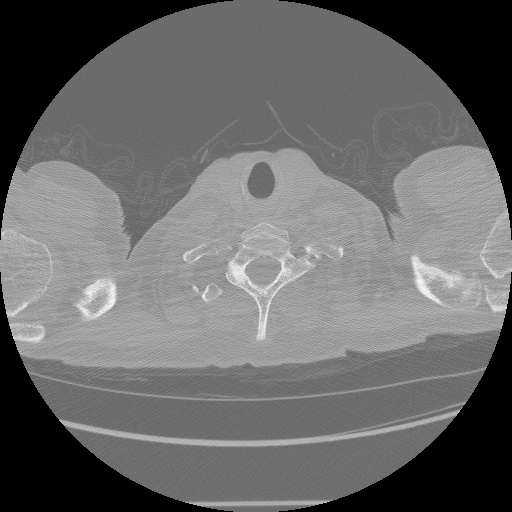
#> input picture sample-dataset/ID00007637202177411956430_0.jpg, 512 x 512 px; its folder holds 5 pictures in this run
$ jupyter execute 'segmentation_model_on_sample#2_failure.ipynb'
#> lines starting #> are read from the running program, lines starting #| are printed output that depends on the picture; after the words box and inside, x2 and y2 are one past the last pixel; in counts of white or black regions, pixels touching at a corner belong together; long printed decimals are rounded
# Semantic Cardiac Segmentation in Chest CT Images
### Using K-Means Clustering and Mathematical Morphology Methods

[cell 1]
import os
import cv2
import math

import numpy as np
import pandas as pd
import matplotlib.pyplot as plt
from matplotlib.patches import Rectangle

from sklearn.cluster import KMeans
from skimage.morphology import erosion, opening, closing, square, \
                               disk, convex_hull_image
from skimage.measure import label, regionprops

SMALL_FONT = 13
MEDIUM_FONT = 15
LARGE_FONT = 18

plt.rc('font', size=SMALL_FONT)          # controls default text sizes
plt.rc('axes', titlesize=SMALL_FONT)     # fontsize of the axes title
plt.rc('axes', labelsize=MEDIUM_FONT)    # fontsize of the x and y labels
plt.rc('xtick', labelsize=SMALL_FONT)    # fontsize of the tick labels
plt.rc('ytick', labelsize=SMALL_FONT)    # fontsize of the tick labels
plt.rc('legend', fontsize=MEDIUM_FONT)   # legend fontsize
plt.rc('figure', titlesize=LARGE_FONT)   # fontsize of the figure title

plt.rcParams["figure.figsize"] = (10, 5)

[cell 2]
def readSortedSlices(path):

    slices = []
    for s in os.listdir(path):
        slices.append(path[3:] + '/' + s)
    slices.sort(key = lambda s: int(s[s.find('_') + 1 : s.find('.')]))
    ID = slices[0][slices[0].find('/') + 1 : slices[0].find('_')]
    print('CT scan of Patient %s consists of %d slices.' % (ID, len(slices)))
    return (slices, ID)

def getSliceImages(slices):

    return list(map(readImg, slices))

def readImg(path, showOutput=0):

#> called with showOutput = 0
    img = cv2.imread('../' + path)
#> img is the input picture: shape (512, 512, 3); min 0, max 255, mean 104.9
    img = cv2.cvtColor(img, cv2.COLOR_RGB2GRAY)
#> img: shape (512, 512)

    if showOutput:
        plt.title('A CT Scan Image Slice')
        plt.imshow(img, cmap='gray')
    return img

[cell 3]
slices, PatientID = readSortedSlices('../sample-dataset')
sliceImgs = getSliceImages(slices)
#> call 2 of readImg, with showOutput = 0
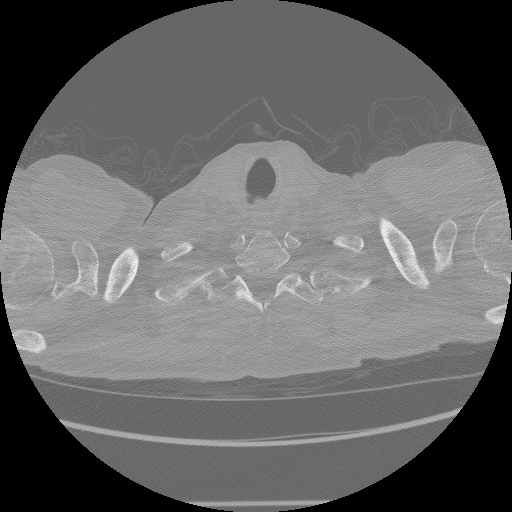
#> input picture sample-dataset/ID00007637202177411956430_1.jpg, 512 x 512 px
#> in readImg, img is the input picture: shape (512, 512, 3); min 0, max 255, mean 102.8
#> call 3 of readImg, with showOutput = 0
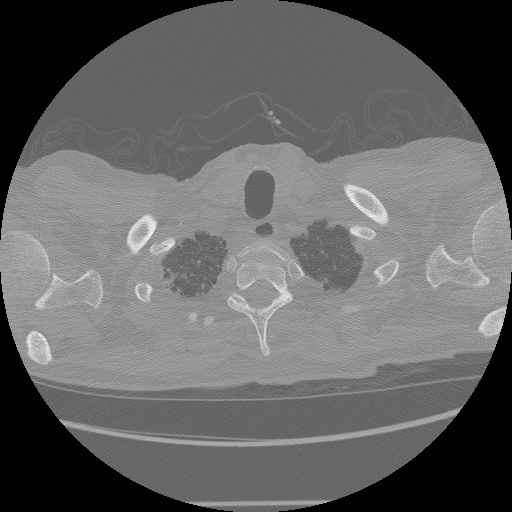
#> input picture sample-dataset/ID00007637202177411956430_2.jpg, 512 x 512 px
#> in readImg, img is the input picture: shape (512, 512, 3); min 0, max 255, mean 100.3
#> call 4 of readImg, with showOutput = 0
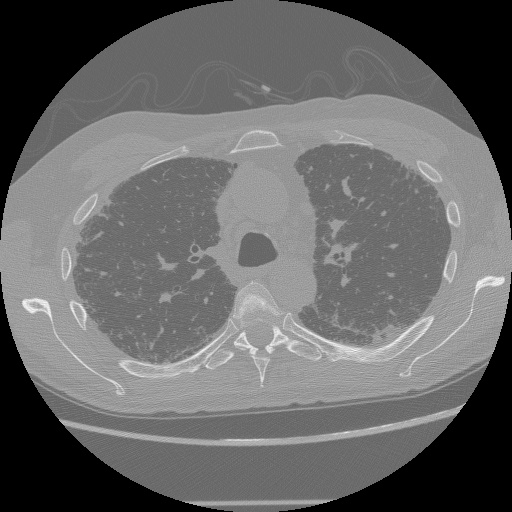
#> input picture sample-dataset/ID00007637202177411956430_10.jpg, 512 x 512 px
#> in readImg, img is the input picture: shape (512, 512, 3); min 0, max 255, mean 103.5
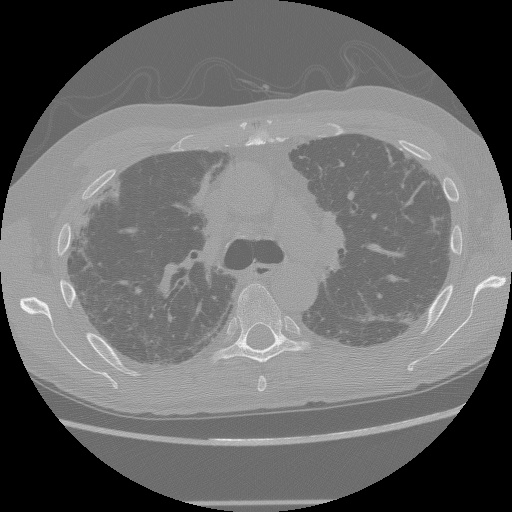
#> input picture sample-dataset/ID00007637202177411956430_11.jpg, 512 x 512 px
#> in readImg, img is the input picture: shape (512, 512, 3); min 0, max 255, mean 106.1
#> sliceImgs = 5 items

[cell 4]
# Select a sample slice to work with
im = readImg('sample-dataset/ID00007637202177411956430_2.jpg', showOutput=1)
print('Image Dimensions:', im.shape)
#| Image Dimensions: (512, 512)

## 1. Preprocessing CT Scan Images

[cell 5]
# TODO: Implement histogram plotting
def imgKMeans(img, K, showOutput=0, showHistogram=0):
    '''
    Apply KMeans on an image with the number of clusters K
    Input: Image, Number of clusters K
    Output: Dictionary of cluster center labels and points, Output segmented image
    '''
#> called with K = 3, showOutput = 1, showHistogram = 0
    imgflat = np.reshape(img, img.shape[0] * img.shape[1]).reshape(-1, 1)

    kmeans = KMeans(n_clusters=K, verbose=0)

    kmmodel = kmeans.fit(imgflat)

    labels = kmmodel.labels_
    centers = kmmodel.cluster_centers_
#> centers = [150.7, 0.0893, 102.7]
    center_labels = dict(zip(np.arange(K), centers))
#> center_labels = {0: [150.7], 1: [0.0893], 2: [102.7]}

    output = np.array([center_labels[label] for label in labels])
    output = output.reshape(img.shape[0], img.shape[1]).astype(int)
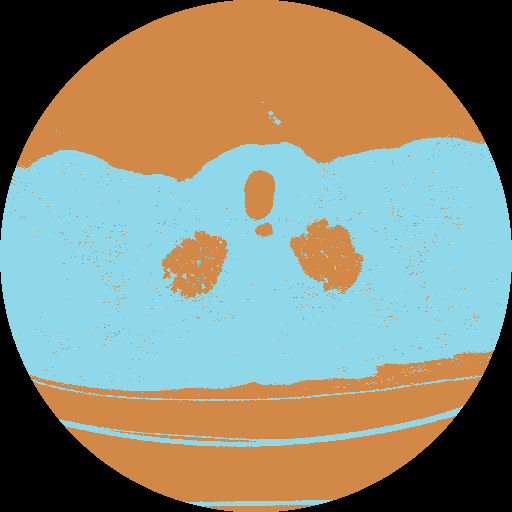
#> output: shape (512, 512) int64; 3 distinct labels, from 0 to 150; one colour per label, 0 black

    print(len(labels), 'Labels: \n', labels)
#> (printed output is left out)
    print(len(centers), 'Centers: \n', centers)
#| 3 Centers:
#|  [[1.50665380e+02]
#|  [8.93459083e-02]
#> (further printed lines are left out)
    print('Center labels and their points:', center_labels)
#| Center labels and their points: {0: array([150.665]), 1: array([0.08935]), 2: array([102.656])}

    if showOutput:

        fig, axes = plt.subplots(1, 2, sharex=True, sharey=True, figsize=(10, 5))
        axes = axes.ravel()

        axes[0].imshow(img, cmap='gray')
        axes[0].set_title('Original Image')

        axes[1].imshow(output)
        axes[1].set_title('Image after KMeans (K = ' + str(K) + ')')

    return center_labels, output

[cell 6]
def preprocessImage(img, showOutput=0):
    '''
    Preprocess the image by applying truncated thresholding using KMeans
    Input: Image
    Output: Preprocessed image
    '''
    centroids, segmented_img = imgKMeans(img, 3, showOutput=1)
#> centroids = {0: [150.7], 1: [0.0893], 2: [102.7]}

    sorted_center_values = sorted([i[0] for i in centroids.values()])
#> sorted_center_values = [0.0893, 102.7, 150.7]
    threshold = (sorted_center_values[-1] + sorted_center_values[-2]) / 2
#> threshold = 126.7

    retval, procImg = cv2.threshold(img, threshold, 255, cv2.THRESH_TOZERO)
#> retval = 126

    if showOutput:

        fig, axes = plt.subplots(1, 2, sharex=True, sharey=True, figsize=(10, 5))
        axes = axes.ravel()

        axes[0].imshow(img, cmap='gray')
        axes[0].set_title('Original Image')

        axes[1].imshow(procImg, cmap='gray')
        axes[1].set_title('Processed Image - After Thresholding')

    return procImg

procImg = preprocessImage(im, showOutput=1)

## 2. Generate a Convex Hull of Foreground Mask

[cell 7]
def chullForegroundMask(img, showOutput=0):
    '''
    Generate a convex hull of foreground mask
    Input: Whole chest CT image in grayscale format (512x512)
    Output: Convex hull of foreground mask in binary format (512x512)
    '''

    centroid_clusters, segmented_img = imgKMeans(img, 2, showOutput=showOutput)
#> call 2 of imgKMeans, with K = 2, showOutput = 1, showHistogram = 0
#> in imgKMeans (call 2), `centers = kmmodel.cluster_centers_`: centers = [0, 150.7]
#> in imgKMeans (call 2), `center_labels = dict(zip(np.arange(K), centers))`: center_labels = {0: [0], 1: [150.7]}
#> in imgKMeans (call 2), `output = output.reshape(img.shape[0], img.shape[1]).astype(int)`:
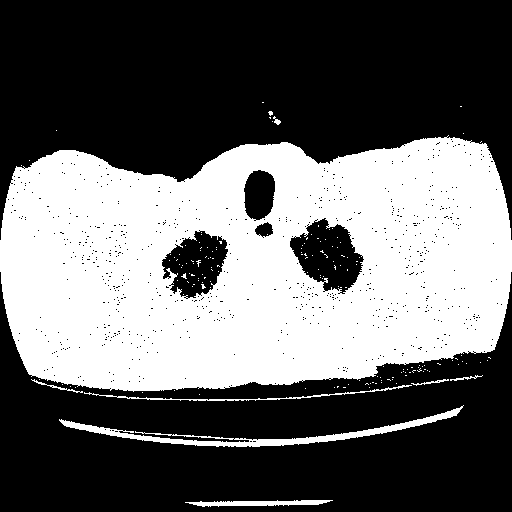
#> output: shape (512, 512) int64; values 0 (black) and 150 (white), 40.6% white; 161 white regions (153 under 20 px), largest, box (x1, y1, x2, y2) and area: (0, 135, 512, 392) 102227, (59, 405, 464, 447) 2543, (185, 500, 333, 507) 633
#> (printed output is left out)
#| 2 Centers:
#|  [[  0.        ]
#|  [150.665]]
#| Center labels and their points: {0: array([0.]), 1: array([150.665])}
#> centroid_clusters = {0: [0], 1: [150.7]}

    fg_threshold = sum(centroid_clusters.values())[0] / 2
#> fg_threshold = 75.33

    retval, fg_mask = cv2.threshold(img, fg_threshold, 255, cv2.THRESH_BINARY)
#> retval = 75

    fg_mask_opened = opening(fg_mask, square(3))
    fg_mask_opened2 = opening(fg_mask_opened, disk(4))

    fg_mask = fg_mask_opened2

    ch_fg_mask = convex_hull_image(fg_mask)

    if showOutput:
        fig, axes = plt.subplots(1, 3, sharex=True, sharey=True, figsize=(16, 10))
        axes = axes.ravel()

        axes[0].set_title('On Opening with Square SE (3)')
        axes[0].imshow(fg_mask_opened, cmap='gray')

        axes[1].set_title('On Opening with Disk SE (4)')
        axes[1].imshow(fg_mask_opened2, cmap='gray')

        axes[2].set_title('Convex Hull of Foreground Mask')
        axes[2].imshow(ch_fg_mask, cmap='gray')

    return fg_mask, ch_fg_mask, fg_threshold

[cell 8]
fg_mask, ch_fg_mask, fg_threshold = chullForegroundMask(procImg, showOutput=1)
#> fg_threshold = 75.33
print('Threshold:', fg_threshold)
#| Threshold: 75.333

## 3. Generate a Lung Mask, a Convex Hull of Lung Mask & an Intermediate Heart Mask

[cell 9]
def chullLungMask(img, ch_fg_mask, fg_threshold, showOutput=0):
    '''
    Generate a convex hull of lung mask
    Input: Whole chest CT image in grayscale format (512x512),
           Convex hull of foreground mask in binary format (512x512)
    Output: Convex hull of lung mask in binary format (512x512),
            Intermediate heart mask in binary format (512x512)
    '''
#> called with fg_threshold = 75.33, showOutput = 1

    enhanced = img.copy()

    for i in range(img.shape[0]):
        for j in range(img.shape[1]):

            if ch_fg_mask[i][j] == 0:
                enhanced[i][j] = 255
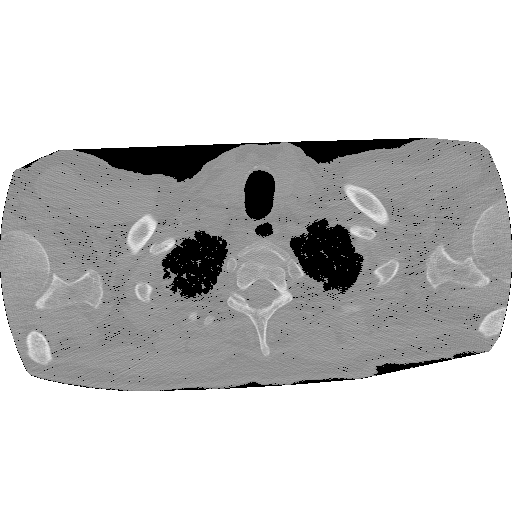
#> enhanced: shape (512, 512); min 0, max 255, mean 200.4

    retval, initial_lung_mask = cv2.threshold(enhanced, fg_threshold, 255, cv2.THRESH_BINARY_INV)
#> retval = 75

    lung_mask_op1 = opening(initial_lung_mask, square(2))
    lung_mask_op1cl1 = closing(lung_mask_op1, disk(8))
    lung_mask_op2cl1 = opening(lung_mask_op1cl1, square(8))
    lung_mask_op3cl1 = opening(lung_mask_op2cl1, disk(8))
    lung_mask = closing(lung_mask_op3cl1, disk(16))

    ch_lung_mask = convex_hull_image(lung_mask)

    initial_int_heart_mask = ch_lung_mask * np.invert(lung_mask)
    int_heart_mask_op1 = opening(initial_int_heart_mask, square(3))
    int_heart_mask = opening(int_heart_mask_op1, disk(3))

    if showOutput:

        fig, axes = plt.subplots(4, 3, sharex=True, sharey=True, figsize=(20, 20))
        axes = axes.ravel()

        axes[0].set_title('Original Image')
        axes[0].imshow(img, cmap='gray')

        axes[1].set_title('Enhanced Image')
        axes[1].imshow(enhanced, cmap='gray')

        axes[2].set_title('Initial Lung Mask')
        axes[2].imshow(initial_lung_mask, cmap='gray')

        axes[3].set_title('On Opening with Square SE (2)')
        axes[3].imshow(lung_mask_op1, cmap='gray')

        axes[4].set_title('On Closing with Disk SE (8)')
        axes[4].imshow(lung_mask_op1cl1, cmap='gray')

        axes[5].set_title('On Opening with Square SE (8)')
        axes[5].imshow(lung_mask_op2cl1, cmap='gray')

        axes[6].set_title('On Opening with Disk SE (8)')
        axes[6].imshow(lung_mask_op3cl1, cmap='gray')

        axes[7].set_title('On Closing with Disk SE (16)')
        axes[7].imshow(lung_mask, cmap='gray')

        axes[8].set_title('Convex Hull of Lung Mask')
        axes[8].imshow(ch_lung_mask, cmap='gray')

        axes[9].set_title('Initial Intermediate heart mask')
        axes[9].imshow(initial_int_heart_mask, cmap='gray')

        axes[10].set_title('On Opening with Square SE (3)')
        axes[10].imshow(int_heart_mask_op1, cmap='gray')

        axes[11].set_title('Intermediate heart mask')
        axes[11].imshow(int_heart_mask, cmap='gray')

    return lung_mask, ch_lung_mask, int_heart_mask

[cell 10]
lung_mask, ch_lung_mask, int_heart_mask = chullLungMask(procImg, ch_fg_mask, fg_threshold, showOutput=1)

## 4. Generate a Spine Mask, a Convex Hull of Spine Mask & a Heart Mask

[cell 11]
def chullSpineMask(img, int_heart_mask, showOutput=0):

#> called with showOutput = 1
    int_heart_pixel = img.copy()

    for i in range(img.shape[0]):
        for j in range(img.shape[1]):
            if int_heart_mask[i][j] == 0:
                int_heart_pixel[i][j] = 0
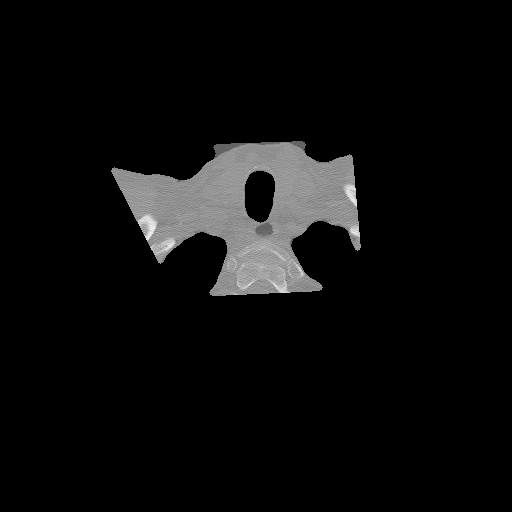
#> int_heart_pixel: shape (512, 512); min 0, max 255, mean 12.3

    centroids, segmented_heart_img = imgKMeans(int_heart_pixel, 3, showOutput=0)
#> call 3 of imgKMeans, with K = 3, showOutput = 0, showHistogram = 0
#> in imgKMeans (call 3), `centers = kmmodel.cluster_centers_`: centers = [0, 188.1, 145.6]
#> in imgKMeans (call 3), `center_labels = dict(zip(np.arange(K), centers))`: center_labels = {0: [0], 1: [188.1], 2: [145.6]}
#> in imgKMeans (call 3), `output = output.reshape(img.shape[0], img.shape[1]).astype(int)`:
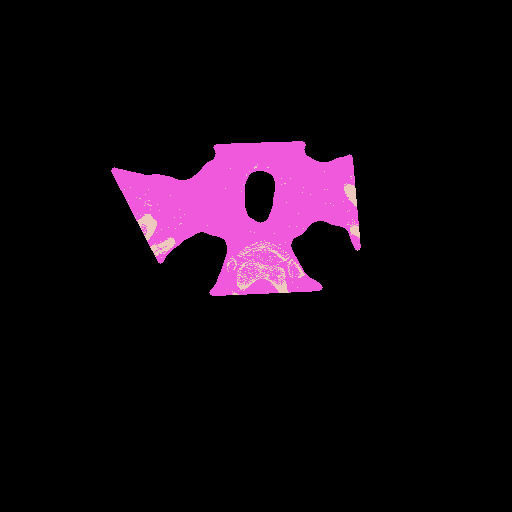
#> output: shape (512, 512) int64; 3 distinct labels, from 0 to 188; one colour per label, 0 black
#> (printed output is left out)
#| 3 Centers:
#|  [[  0.        ]
#|  [188.081]
#> (further printed lines are left out)
#| Center labels and their points: {0: array([0.]), 1: array([188.081]), 2: array([145.613])}
#> centroids = {0: [0], 1: [188.1], 2: [145.6]}

    spine_threshold = (max(centroids.values()))[0]
#> spine_threshold = 188.1

    retval, initial_spine_mask = cv2.threshold(int_heart_pixel, spine_threshold, 255, cv2.THRESH_BINARY)
#> retval = 188

    spine_mask_cl1 = closing(initial_spine_mask, disk(20))
    spine_mask = opening(spine_mask_cl1, square(4))

    label_img = label(spine_mask)
    spine_regions = regionprops(label_img)
#> spine_regions = 4 regions; box (x1, y1, x2, y2) and area: (235, 248, 303, 293) 2066, (139, 215, 174, 253) 704, (346, 185, 357, 204) 146, (351, 224, 359, 235) 74

    # Center point of the spine
    y0, x0 = spine_regions[0].centroid
#> y0 = 193; x0 = 351.1

    orientation = spine_regions[0].orientation
#> orientation = 0.334

    # Top-most point of the spine
    x2 = x0 - math.sin(orientation) * 0.6 * spine_regions[0].axis_major_length
#> x2 = 346.9
    y2 = y0 - math.cos(orientation) * 0.6 * spine_regions[0].axis_major_length
#> y2 = 181.1

    chull_spine_mask = spine_mask.copy()

    # Vertical axis
    for i in range(math.ceil(y2), img.shape[1]):

        if i > math.ceil(y0):
            # Horizontal axis
            for j in range(img.shape[0]):
                chull_spine_mask[i][j] = 255
        else:
            # Horizontal axis
            for j in range(math.ceil(x0)):
                chull_spine_mask[i][j] = 255

    heart_mask = int_heart_mask * np.invert(chull_spine_mask)

    if showOutput:

        fig, axes = plt.subplots(3, 3, sharex=True, sharey=True, figsize=(15, 15))
        axes = axes.ravel()

        axes[0].set_title('Intermediate Heart Mask')
        axes[0].imshow(int_heart_mask, cmap='gray')

        axes[1].set_title('Intermediate Heart Segment')
        axes[1].imshow(int_heart_pixel, cmap='gray')

        axes[2].set_title('Intermediate Heart Segment on K-Means (K = 3)')
        axes[2].imshow(segmented_heart_img)

        axes[3].set_title('Spine Mask')
        axes[3].imshow(initial_spine_mask, cmap='gray')

        axes[4].set_title('On Closing with Disk SE (20)')
        axes[4].imshow(spine_mask_cl1, cmap='gray')

        axes[5].set_title('On Opening with Square SE (4)')
        axes[5].imshow(spine_mask, cmap='gray')

        axes[6].set_title('Centroid and uppermost point')
        axes[6].imshow(spine_mask, cmap='gray')
        axes[6].plot((x0, x2), (y0, y2), '-r', linewidth=1.5)
        axes[6].plot(x0, y0, '.g', markersize=5)
        axes[6].plot(x2, y2, '.b', markersize=5)

        axes[7].set_title('Convex Hull of Spine Mask')
        axes[7].imshow(chull_spine_mask, cmap='gray')

        axes[8].set_title('Heart Mask')
        axes[8].imshow(heart_mask, cmap='gray')

    return spine_mask, heart_mask

[cell 12]
spine_mask, heart_mask = chullSpineMask(im, int_heart_mask, showOutput=1)

[cell 13]
fig, axes = plt.subplots(1, 3, sharex=True, sharey=True, figsize=(18, 6))
axes = axes.ravel()
axes[0].imshow(im, cmap='gray')
axes[0].set_title('Original Image')
axes[1].imshow(lung_mask, cmap='gray')
axes[1].set_title('Lung Mask')
axes[2].imshow(heart_mask, cmap='gray')
axes[2].set_title('Heart Mask')

## 5. Segment a Heart Image & a Lung Image

[cell 14]
def segmentHeart(img, heart_mask, showOutput=0):

#> called with showOutput = 1
    seg_heart = cv2.bitwise_and(img, img, mask=heart_mask)
    plt.figure(figsize=(10, 5))
    plt.title('Segmented Heart')
    plt.imshow(seg_heart, cmap='gray')
    return seg_heart

def segmentLungs(img, lung_mask, showOutput=0):

#> called with showOutput = 1
    seg_lungs = cv2.bitwise_and(img, img, mask=lung_mask)
    plt.figure(figsize=(10, 5))
    plt.title('Segmented Lungs')
    plt.imshow(seg_lungs, cmap='gray')
    return seg_lungs

[cell 15]
segmented_heart = segmentHeart(im, heart_mask, showOutput=1)
segmented_lungs = segmentLungs(im, lung_mask, showOutput=1)

[cell 16]
def applyMaskColor(mask, mask_color):

    masked = np.concatenate(([mask[ ... , np.newaxis] * color for color in mask_color]), axis=2)

    # Matplotlib expects color intensities to range from 0 to 1 if a float
    maxValue = np.amax(masked)
#> maxValue = 256
    minValue = np.amin(masked)
#> minValue = 0

    # Therefore, scale the color image accordingly
    if maxValue - minValue == 0:
        return masked
    else:
        masked = masked / (maxValue - minValue)

    return masked

def getColoredMasks(img, heart_mask, lung_mask, showOutput=0):
    heart_mask_color = np.array([256, 0, 0])
    lung_mask_color = np.array([0, 256, 0])

    heart_colored = applyMaskColor(heart_mask, heart_mask_color)
    lung_colored = applyMaskColor(lung_mask, lung_mask_color)
#> in applyMaskColor (call 2), `masked = np.concatenate(([mask[ ... , np.newaxis] * color for color in..`:
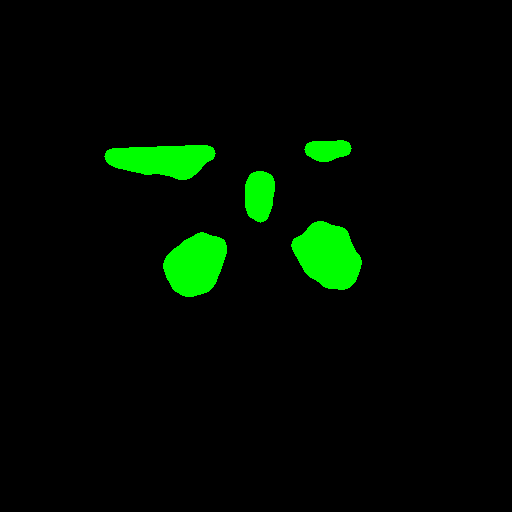
#> masked: shape (512, 512, 3) uint16; mean of channels 0, 1, 2 0, 2787.1, 0; drawn with min black and max white
#> in applyMaskColor (call 2), `maxValue = np.amax(masked)`: maxValue = 65280
    colored_masks = heart_colored + lung_colored

    if showOutput:
        fig, axes = plt.subplots(2, 2, figsize=(10, 10))
        ax = axes.ravel()

        ax[0].set_title("Original Image")
        ax[0].imshow(img, cmap='gray')
        ax[1].set_title("Heart Mask")
        ax[1].imshow(heart_colored)
        ax[2].set_title("Lung Mask")
        ax[2].imshow(lung_colored)
        ax[3].set_title("Masks")
        ax[3].imshow(colored_masks)

    return heart_colored, lung_colored, colored_masks
